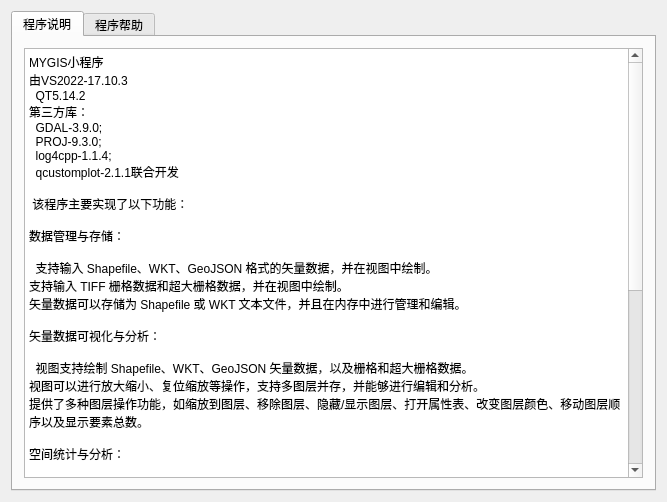
<?xml version="1.0" encoding="UTF-8"?>
<ui version="4.0">
 <class>ProgramStatementWindowClass</class>
 <widget class="QDialog" name="ProgramStatementWindowClass">
  <property name="geometry">
   <rect>
    <x>0</x>
    <y>0</y>
    <width>667</width>
    <height>502</height>
   </rect>
  </property>
  <property name="windowTitle">
   <string>程序说明</string>
  </property>
  <layout class="QGridLayout" name="gridLayout">
   <item row="0" column="0">
    <widget class="QTabWidget" name="tabWidget">
     <property name="minimumSize">
      <size>
       <width>645</width>
       <height>480</height>
      </size>
     </property>
     <property name="currentIndex">
      <number>0</number>
     </property>
     <widget class="QWidget" name="tab">
      <attribute name="title">
       <string>程序说明</string>
      </attribute>
      <layout class="QGridLayout" name="gridLayout_3">
       <item row="0" column="0">
        <widget class="QPlainTextEdit" name="plainTextEdit_2">
         <property name="styleSheet">
          <string notr="true">font: 10pt &quot;黑体&quot;;</string>
         </property>
         <property name="readOnly">
          <bool>true</bool>
         </property>
         <property name="plainText">
          <string>MYGIS小程序
由VS2022-17.10.3
  QT5.14.2
第三方库：
  GDAL-3.9.0;
  PROJ-9.3.0;
  log4cpp-1.1.4;
  qcustomplot-2.1.1联合开发

 该程序主要实现了以下功能：

数据管理与存储：

  支持输入 Shapefile、WKT、GeoJSON 格式的矢量数据，并在视图中绘制。
支持输入 TIFF 栅格数据和超大栅格数据，并在视图中绘制。
矢量数据可以存储为 Shapefile 或 WKT 文本文件，并且在内存中进行管理和编辑。

矢量数据可视化与分析：

  视图支持绘制 Shapefile、WKT、GeoJSON 矢量数据，以及栅格和超大栅格数据。
视图可以进行放大缩小、复位缩放等操作，支持多图层并存，并能够进行编辑和分析。
提供了多种图层操作功能，如缩放到图层、移除图层、隐藏/显示图层、打开属性表、改变图层颜色、移动图层顺序以及显示要素总数。

空间统计与分析：

  实现了凸包计算、叠加相交分析以及几何统计（如计算长度或面积）。

栅格数据可视化与分析：

  支持假彩色组合绘制栅格图像，绘制栅格波段的灰度直方图，并对栅格图像进行均衡化处理。
支持超大栅格数据的分块处理和显示。

  工程文件操作：

  支持将当前视图中的矢量和栅格图层保存到工程文件，并能够重新打开工程文件并显示。
工程文件记录了绘制时的颜色和图层顺序。

编辑回退与日志记录：

  支持对矢量要素的删除操作进行撤回。

  程序能够生成日志文件 MYGIS_Log.log，记录程序的操作过程、警报信息等。
</string>
         </property>
        </widget>
       </item>
      </layout>
     </widget>
     <widget class="QWidget" name="tab_2">
      <attribute name="title">
       <string>程序帮助</string>
      </attribute>
      <layout class="QGridLayout" name="gridLayout_2">
       <item row="0" column="0">
        <widget class="QPlainTextEdit" name="plainTextEdit">
         <property name="styleSheet">
          <string notr="true">font: 10pt &quot;黑体&quot;;</string>
         </property>
         <property name="readOnly">
          <bool>true</bool>
         </property>
         <property name="plainText">
          <string>MYGIS小程序

  可能还存在许多影藏的没有被发现的小BUG或者大BUG，所以为了保护您的文件安全和程序健康，请不要对程序进行不安全的操作！！！

目前程序的一些危险操作和bug：

  1.程序目前并不支持投影坐标的矢量图层导入，因为该程序并没有做有关投影操场的适配，一切操作都是在地理坐标系下进行。

  2..叠加分析并不能很好的适应于任何情况，目前程序并不建议使用两个数据量较大的图层进行叠加分析不然会导致分析出错。

  3.包络矩形转面不能对点图层进行操作，arcgis pro也不能，不知道为什么这个功能就有这种缺陷。

  4.栅格目前对单波段的灰度栅格图形，不太适配，如果您导入的单波段绘制后并没有出现在视图中心，说明该图形绘制在了错误的位置，您可以导入一个图层然后再不断缩小视距就能看到单波段灰度图。

  5.所有栅格分析操作不对单波段栅格和超大栅格开放。

  6.要素转shapefile后再次导入属性表会有中文乱码，该原因是保存时设置了编码格式为GBK，请使用arcgis软件打开发现其属性表中文是正常的，只是程序读入图层时没有专门做编码筛选适配。

  7.多个图层进行删除操作会发现视图并没有删除，但是属性表显示了删除，该操作是因为多个图层叠加导致了视觉暂留，除了最上层图层要素进行删除能正常进行，下方图层在视图中并不显示被删除。该操作的删除功能是正常的，只是QGraphicsView的绘制我没有做好适配。

  8.工程保存功能不针对超大栅格和栅格分析操作后新加到视图中的新图层。</string>
         </property>
        </widget>
       </item>
      </layout>
     </widget>
    </widget>
   </item>
  </layout>
 </widget>
 <layoutdefault spacing="6" margin="11"/>
 <resources/>
 <connections/>
</ui>
